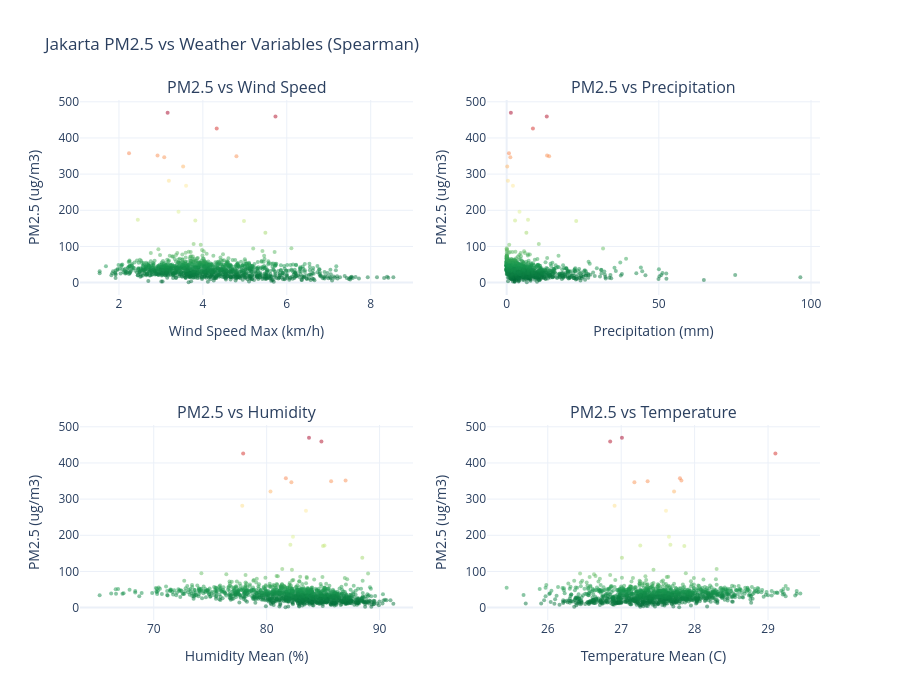

Source (notebook cell):
### Code cell
fig = make_subplots(
    rows=2, cols=2,
    subplot_titles=[
        'PM2.5 vs Wind Speed',
        'PM2.5 vs Precipitation',
        'PM2.5 vs Humidity',
        'PM2.5 vs Temperature',
    ]
)

plot_vars = [
    ('windspeed_max', 'Wind Speed Max (km/h)', 1, 1),
    ('precipitation', 'Precipitation (mm)',    1, 2),
    ('humidity_mean', 'Humidity Mean (%)',      2, 1),
    ('temp_mean',     'Temperature Mean (C)',   2, 2),
]

for var, label, row, col in plot_vars:
    rho_val = corr_df[corr_df['Variable'] == var]['Spearman_rho'].values[0]

    fig.add_trace(go.Scatter(
        x=df_valid[var],
        y=df_valid['pm25_mean'],
        mode='markers',
        marker=dict(
            size=4,
            color=df_valid['pm25_mean'],
            colorscale='RdYlGn_r',
            opacity=0.5,
        ),
        name=f'rho={rho_val:.3f}',
        showlegend=False,
    ), row=row, col=col)

    fig.update_xaxes(title_text=label, row=row, col=col)
    fig.update_yaxes(title_text='PM2.5 (ug/m3)', row=row, col=col)

fig.update_layout(
    title='Jakarta PM2.5 vs Weather Variables (Spearman)',
    height=700,
    template='plotly_white',
)

fig.show()
out = str(REPORTS_DIR / 'figures' / '05_weather_scatter.html')
fig.write_html(out)
print(f'Saved: {out}')

### Figure 1 — Plotly figure (JSON) as saved in the notebook; plotly's stock layout.template omitted (floating-point values rounded to 4 significant figures; data arrays with more than 128 entries replaced by an {"elided": "..."} marker saying what was removed)
{"data": [{"marker": {"color": {"elided": "1182 float values"}, "colorscale": [[0.0, "rgb(0,104,55)"], [0.1, "rgb(26,152,80)"], [0.2, "rgb(102,189,99)"], [0.3, "rgb(166,217,106)"], [0.4, "rgb(217,239,139)"], [0.5, "rgb(255,255,191)"], [0.6, "rgb(254,224,139)"], [0.7, "rgb(253,174,97)"], [0.8, "rgb(244,109,67)"], [0.9, "rgb(215,48,39)"], [1.0, "rgb(165,0,38)"]], "opacity": 0.5, "size": 4}, "mode": "markers", "name": "rho=-0.264", "showlegend": false, "type": "scatter", "x": {"elided": "1182 float values"}, "xaxis": "x", "y": {"elided": "1182 float values"}, "yaxis": "y"}, {"marker": {"color": {"elided": "1182 float values"}, "colorscale": [[0.0, "rgb(0,104,55)"], [0.1, "rgb(26,152,80)"], [0.2, "rgb(102,189,99)"], [0.3, "rgb(166,217,106)"], [0.4, "rgb(217,239,139)"], [0.5, "rgb(255,255,191)"], [0.6, "rgb(254,224,139)"], [0.7, "rgb(253,174,97)"], [0.8, "rgb(244,109,67)"], [0.9, "rgb(215,48,39)"], [1.0, "rgb(165,0,38)"]], "opacity": 0.5, "size": 4}, "mode": "markers", "name": "rho=-0.471", "showlegend": false, "type": "scatter", "x": {"elided": "1182 float values"}, "xaxis": "x2", "y": {"elided": "1182 float values"}, "yaxis": "y2"}, {"marker": {"color": {"elided": "1182 float values"}, "colorscale": [[0.0, "rgb(0,104,55)"], [0.1, "rgb(26,152,80)"], [0.2, "rgb(102,189,99)"], [0.3, "rgb(166,217,106)"], [0.4, "rgb(217,239,139)"], [0.5, "rgb(255,255,191)"], [0.6, "rgb(254,224,139)"], [0.7, "rgb(253,174,97)"], [0.8, "rgb(244,109,67)"], [0.9, "rgb(215,48,39)"], [1.0, "rgb(165,0,38)"]], "opacity": 0.5, "size": 4}, "mode": "markers", "name": "rho=-0.444", "showlegend": false, "type": "scatter", "x": {"elided": "1182 float values"}, "xaxis": "x3", "y": {"elided": "1182 float values"}, "yaxis": "y3"}, {"marker": {"color": {"elided": "1182 float values"}, "colorscale": [[0.0, "rgb(0,104,55)"], [0.1, "rgb(26,152,80)"], [0.2, "rgb(102,189,99)"], [0.3, "rgb(166,217,106)"], [0.4, "rgb(217,239,139)"], [0.5, "rgb(255,255,191)"], [0.6, "rgb(254,224,139)"], [0.7, "rgb(253,174,97)"], [0.8, "rgb(244,109,67)"], [0.9, "rgb(215,48,39)"], [1.0, "rgb(165,0,38)"]], "opacity": 0.5, "size": 4}, "mode": "markers", "name": "rho=0.172", "showlegend": false, "type": "scatter", "x": {"elided": "1182 float values"}, "xaxis": "x4", "y": {"elided": "1182 float values"}, "yaxis": "y4"}], "layout": {"annotations": [{"font": {"size": 16}, "showarrow": false, "text": "PM2.5 vs Wind Speed", "x": 0.225, "xanchor": "center", "xref": "paper", "y": 1.0, "yanchor": "bottom", "yref": "paper"}, {"font": {"size": 16}, "showarrow": false, "text": "PM2.5 vs Precipitation", "x": 0.775, "xanchor": "center", "xref": "paper", "y": 1.0, "yanchor": "bottom", "yref": "paper"}, {"font": {"size": 16}, "showarrow": false, "text": "PM2.5 vs Humidity", "x": 0.225, "xanchor": "center", "xref": "paper", "y": 0.375, "yanchor": "bottom", "yref": "paper"}, {"font": {"size": 16}, "showarrow": false, "text": "PM2.5 vs Temperature", "x": 0.775, "xanchor": "center", "xref": "paper", "y": 0.375, "yanchor": "bottom", "yref": "paper"}], "height": 700, "title": {"text": "Jakarta PM2.5 vs Weather Variables (Spearman)"}, "xaxis": {"anchor": "y", "domain": [0.0, 0.45], "title": {"text": "Wind Speed Max (km/h)"}}, "xaxis2": {"anchor": "y2", "domain": [0.55, 1.0], "title": {"text": "Precipitation (mm)"}}, "xaxis3": {"anchor": "y3", "domain": [0.0, 0.45], "title": {"text": "Humidity Mean (%)"}}, "xaxis4": {"anchor": "y4", "domain": [0.55, 1.0], "title": {"text": "Temperature Mean (C)"}}, "yaxis": {"anchor": "x", "domain": [0.625, 1.0], "title": {"text": "PM2.5 (ug/m3)"}}, "yaxis2": {"anchor": "x2", "domain": [0.625, 1.0], "title": {"text": "PM2.5 (ug/m3)"}}, "yaxis3": {"anchor": "x3", "domain": [0.0, 0.375], "title": {"text": "PM2.5 (ug/m3)"}}, "yaxis4": {"anchor": "x4", "domain": [0.0, 0.375], "title": {"text": "PM2.5 (ug/m3)"}}}}
